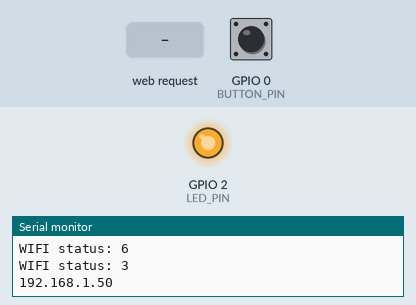
This sketch was run on a simulated ESP8266 (NodeMCU). Shown: output pins drawn as LEDs (lit = HIGH), the last lines printed to the serial monitor. The inputs (shaded band) are chosen by the test bench; at power-on: GPIO 0 (BUTTON_PIN) HIGH. WiFi joins after 1.5 s; servers stay silent unless stated.

Above: at 2.7 s.
2.8 s: GPIO 0 (BUTTON_PIN) pulled LOW for 0.15 s
At 4.1 s:
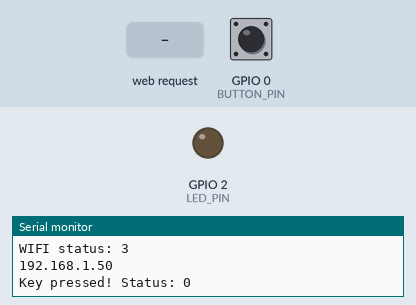
5.9 s: HTTP request GET / received
At 6.5 s:
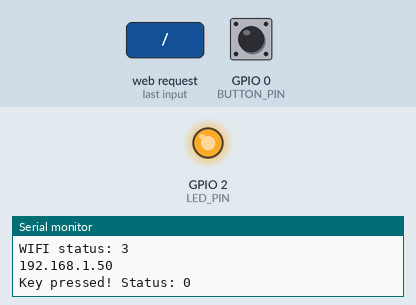
7.4 s: GPIO 0 (BUTTON_PIN) pulled LOW for 1 s
At 8.9 s:
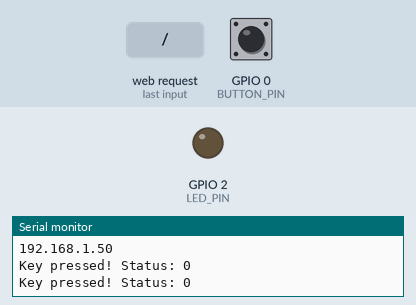
Timing chart, 0 to 10.4 s (numbered marks = the images above; inputs shaded):
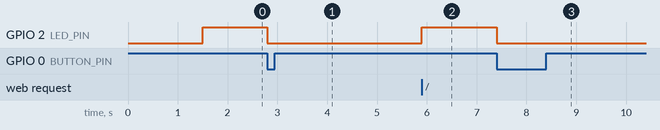

The sketch:

main.ino
```cpp
#include <ESP8266WiFi.h>
#include <ESP8266WebServer.h>

#define BUTTON_PIN 0
#define LED_PIN 2
int delay_blink = 200;
volatile int ledStatus = 1;


// HTTP server will listen at port 80
ESP8266WebServer server(80);

void setup() {
  Serial.begin(115200);
  pinMode(LED_PIN, OUTPUT);
  pinMode(BUTTON_PIN, INPUT_PULLUP);
  attachInterrupt(digitalPinToInterrupt(BUTTON_PIN), pressedButtonInt, FALLING); // CHANGE, RISING, FALLING

  WiFi.begin("uWorld333", "12345676");
  int tryCount = 40;
  while (WiFi.status() != WL_CONNECTED) {
    Serial.print(F("WIFI status: "));
    Serial.println(WiFi.status());
    delay(500);

    if (tryCount-- <= 0) {
      break;
    }
  }
  Serial.print(F("WIFI status: "));
  Serial.println(WiFi.status());
  Serial.println(WiFi.localIP());


  server.on("/", []() {
    server.send(200, "text/html", form_html());
  });

  server.begin();


}

void loop() {
  digitalWrite(LED_PIN, ledStatus);   // turn the LED on (HIGH is the voltage level)
  server.handleClient();
}

String form_html() {
  String status = server.arg("status");
  Serial.println(status);
  if( status == "on" ) {
    ledStatus = 0;
  } else {
    ledStatus = 1;
  }

  return
  "<html><head><title>WiFi Weather-station :On/Off led</title></head><body>"
  "<center>"
  "<h2>Welcome to WiFi Led On/Off: v0.0.1</h2>"
  "<div>"
  "<form action='/'>"
  "<input id='on' type='submit' name='status' maxlength=64 value='on'><br />"
  "<input id='off' type='submit' name='status' maxlength=32 value='off'><br />"
  "</form>"
  "</div>"
  "</center>"
  "<style>*{font-size:120%;font-family: monospace;}form * {display: block; width: 100%; margin: 5px 0;}div{padding: 20px; margin: 5px 20px; border: 1px solid gray;}</style>"
  "</body></html>"
  ;
}


void pressedButtonInt() {
  //http://www.esp8266.com/viewtopic.php?f=32&t=4694&sid=4940a5d2d4b3658c7f8ff8b3e52c1595&start=4#sthash.2nZ3VJGH.dpuf
  // interrupt service routine (ISR) can ONLY modify VOLATILE variables

    ledStatus = -ledStatus + 1;
    Serial.print(F("Key pressed! Status: "));
    Serial.println(ledStatus);
}
```

Measured:
- after the input at 2.8 s, GPIO 2 (LED_PIN): HIGH → LOW at once
- after the input at 5.9 s, GPIO 2 (LED_PIN): LOW → HIGH at once
- after the input at 7.4 s, GPIO 2 (LED_PIN): HIGH → LOW at once
